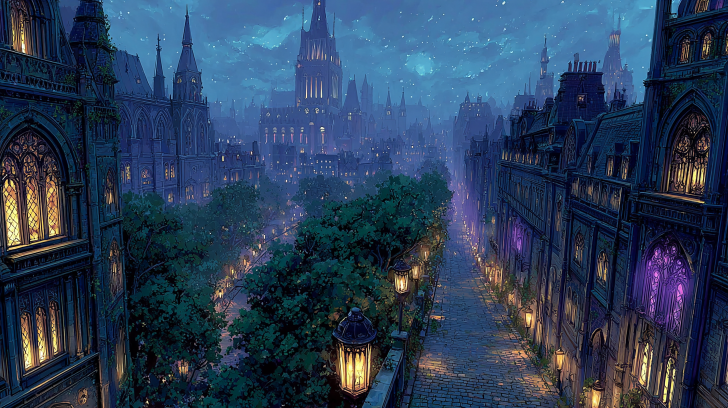
#> input picture game/images/characters/oscredwin_dark_fantasy_cityscape_at_twilight_ornate_gothic_ar_d817ab2a-6796-427e-b60c-f20735032108_2.png, 1456 x 816 px, found by its file name (shown at 1/2 size)
$ python process_ui_assets.py
#> lines starting #> are read from the running program, lines starting #| are printed output that depends on the picture
#!/usr/bin/env python3
"""Process uploaded Midjourney UI art into properly sized game assets (1920x1080)."""

import os
from PIL import Image, ImageFilter

SRC = "/home/user/Playground-/game/images/characters"
DST = "/home/user/Playground-/game/images/ui"

FILES = {
    "oscredwin_dark_fantasy_cityscape_at_twilight_ornate_gothic_ar_d817ab2a-6796-427e-b60c-f20735032108_2.png": {
        "name": "menu_bg.png",
        "size": (1920, 1080),
        "desc": "Main menu background",
    },
    "oscredwin_dark_elegant_desktop_workspace_soft_ambient_lightin_94ec082b-d7ea-436d-a418-0180670047c4_2.png": {
        "name": "desktop_bg.png",
        "size": (1920, 1080),
        "desc": "Desktop background (behind phone)",
    },
    "oscredwin_seamless_dark_subtle_pattern_texture_very_faint_orn_2812dcc5-681b-4e17-b3f7-37bc39613af1_2.png": {
        "name": "chat_bg.png",
        "size": (630, 1050),
        "desc": "Chat background texture",
    },
    "oscredwin_dark_horizontal_banner_subtle_gold_and_purple_gradi_40ad2e1e-031b-4d47-8d00-07f3afa19e82_2.png": {
        "name": "messages_header.png",
        "size": (624, 66),
        "desc": "Messages header banner",
    },
    "oscredwin_FutaDomWorld_Chat_elegant_fantasy_game_logo_gold_an_409ed910-c4a3-4254-aa74-3718aa7b0b52_2.png": {
        "name": "logo.png",
        "size": (750, 300),
        "desc": "Game logo",
    },
}


def resize_cover(img, target_size):
    """Resize image to cover target size (crop to fit, no letterboxing)."""
#> called with target_size = (1920, 1080)
    tw, th = target_size
    iw, ih = img.size
#> iw = 1456; ih = 816
    target_ratio = tw / th
    img_ratio = iw / ih
#> img_ratio = 1.78

    if img_ratio > target_ratio:
        # Image is wider - crop sides
        new_h = ih
#> new_h = 816
        new_w = int(ih * target_ratio)
#> new_w = 1450
        left = (iw - new_w) // 2
#> left = 3
        img = img.crop((left, 0, left + new_w, ih))
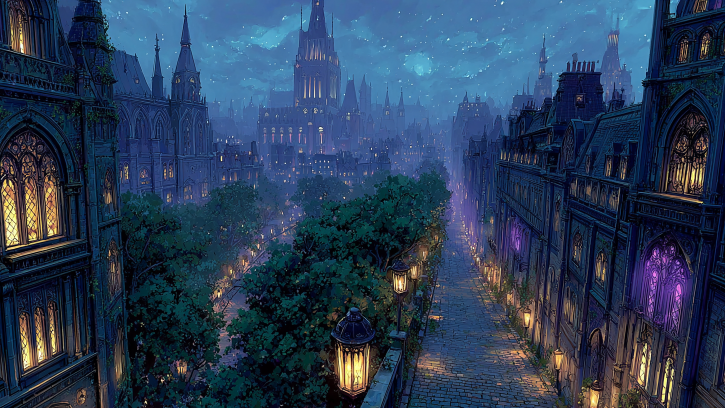
#> img: PIL image 1450x816 RGBA (shown at 1/2 size); mean R, G, B, A 42.2, 61.6, 87.9, 255
    else:
        # Image is taller - crop top/bottom
        new_w = iw
        new_h = int(iw / target_ratio)
        top = (ih - new_h) // 2
        img = img.crop((0, top, iw, top + new_h))

    return img.resize(target_size, Image.LANCZOS)


def process_desktop_bg(img, target_size):
    """Darken the desktop bg slightly so the phone stands out more."""
    from PIL import ImageEnhance
    img = resize_cover(img, target_size)
    enhancer = ImageEnhance.Brightness(img)
    img = enhancer.enhance(0.6)
    return img


def main():
    os.makedirs(DST, exist_ok=True)

    for filename, info in FILES.items():
        src_path = os.path.join(SRC, filename)
        dst_path = os.path.join(DST, info["name"])

        if not os.path.exists(src_path):
            print(f"  SKIP {info['name']} - source not found")
            continue

        img = Image.open(src_path).convert("RGBA")

        if info["name"] == "desktop_bg.png":
            img = process_desktop_bg(img, info["size"])
        elif info["name"] == "chat_bg.png":
            # Darken the chat texture so it doesn't overwhelm text
            from PIL import ImageEnhance
            img = resize_cover(img, info["size"])
            enhancer = ImageEnhance.Brightness(img)
            img = enhancer.enhance(0.3)
        elif info["name"] == "logo.png":
            # Fit logo (don't crop, use thumbnail)
            img.thumbnail(info["size"], Image.LANCZOS)
        else:
            img = resize_cover(img, info["size"])

        img.save(dst_path)
        print(f"  OK {info['name']} ({img.size[0]}x{img.size[1]}) - {info['desc']}")
#|   OK menu_bg.png (1920x1080) - Main menu background
#> pass 2 of the loop in main, `for filename, info in FILES.items():`:
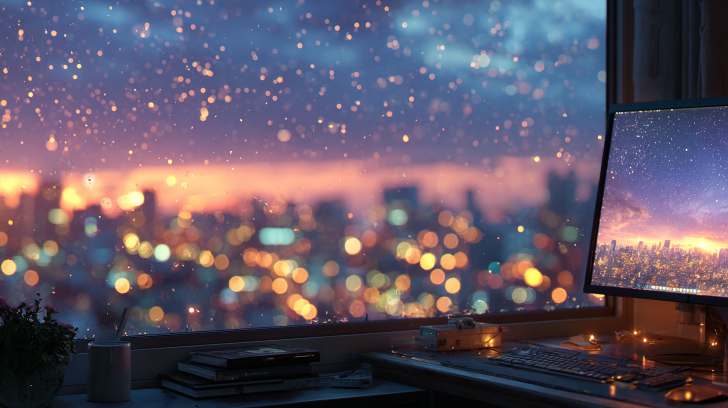
#> input picture game/images/characters/oscredwin_dark_elegant_desktop_workspace_soft_ambient_lightin_94ec082b-d7ea-436d-a418-0180670047c4_2.png, 1456 x 816 px, found by its file name (shown at 1/2 size)
#> in resize_cover (call 2), `img = img.crop((left, 0, left + new_w, ih))`:
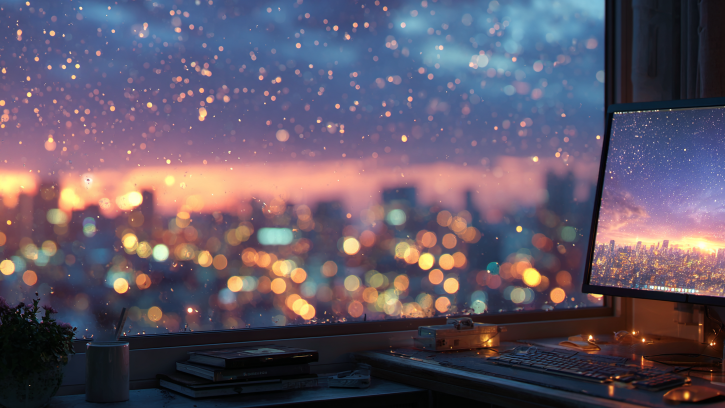
#> img: PIL image 1450x816 RGBA (shown at 1/2 size); mean R, G, B, A 96.2, 86.1, 102.1, 255
#> in process_desktop_bg, `img = enhancer.enhance(0.6)`:
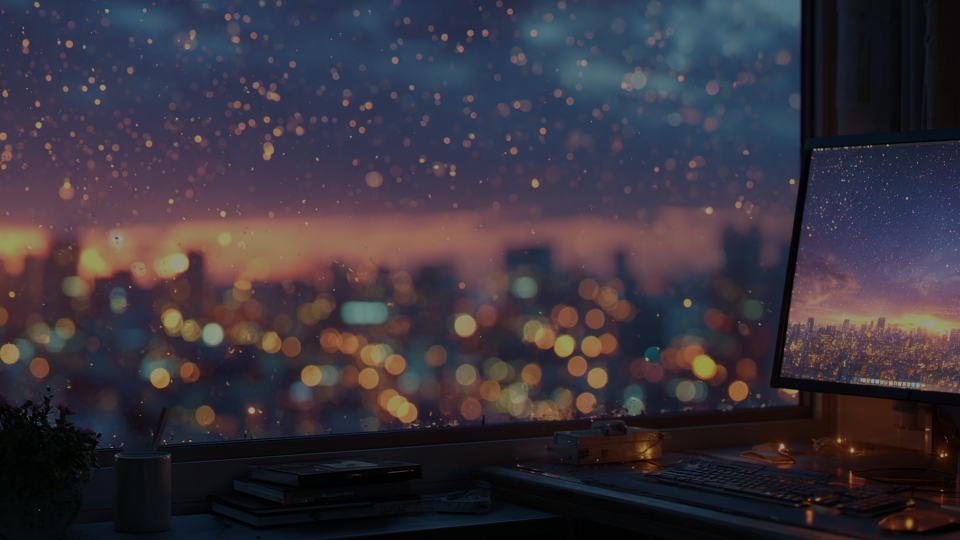
#> img: PIL image 1920x1080 RGBA (shown at 1/2 size); mean R, G, B, A 57.3, 51.2, 60.9, 255
#|   OK desktop_bg.png (1920x1080) - Desktop background (behind phone)
#> pass 3 of the loop in main, `for filename, info in FILES.items():`:
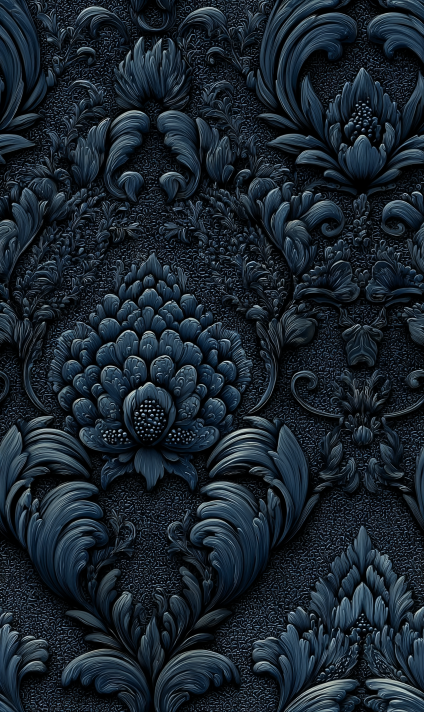
#> input picture game/images/characters/oscredwin_seamless_dark_subtle_pattern_texture_very_faint_orn_2812dcc5-681b-4e17-b3f7-37bc39613af1_2.png, 848 x 1424 px, found by its file name (shown at 1/2 size)
#> in resize_cover (call 3), `return img.resize(target_size, Image.LANCZOS)`:
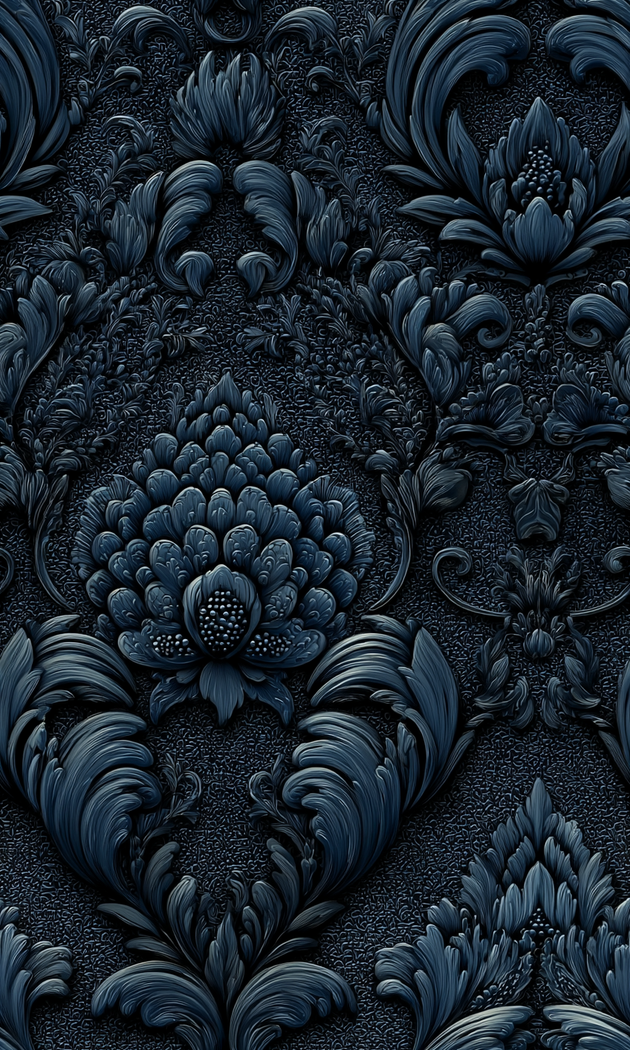
#> returned value: PIL image 630x1050 RGBA; mean R, G, B, A 25.4, 36.2, 45.8, 255
#> in main, `img = enhancer.enhance(0.3)`:
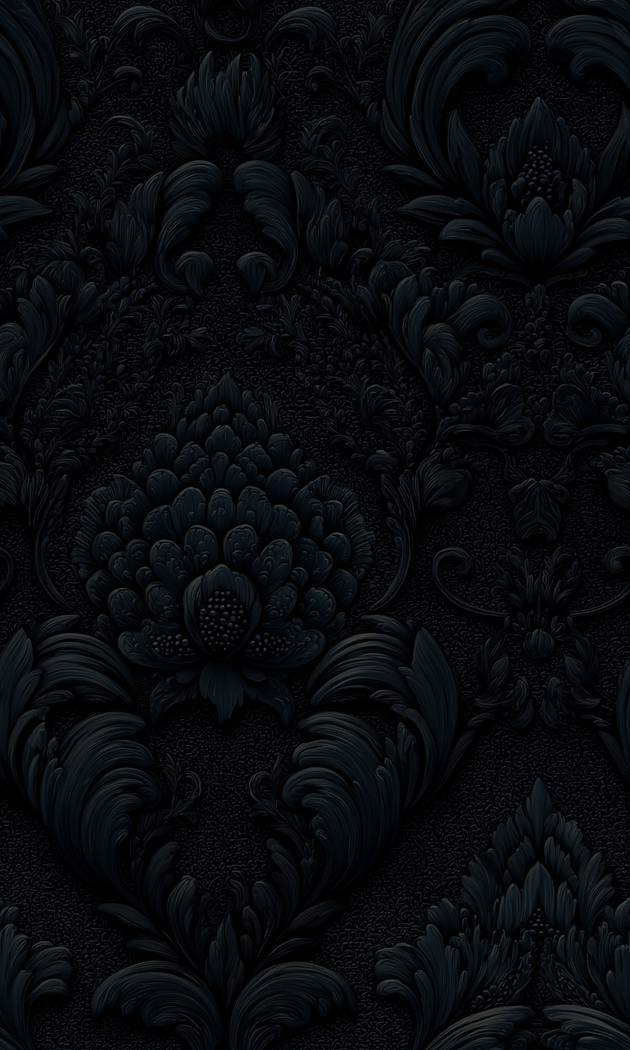
#> img: PIL image 630x1050 RGBA; mean R, G, B, A 7.2, 10.4, 13.3, 255
#|   OK chat_bg.png (630x1050) - Chat background texture
#> the loop made 5 passes; the first 3 are shown

    print("\nDone! Assets saved to", DST)


if __name__ == "__main__":
    main()
